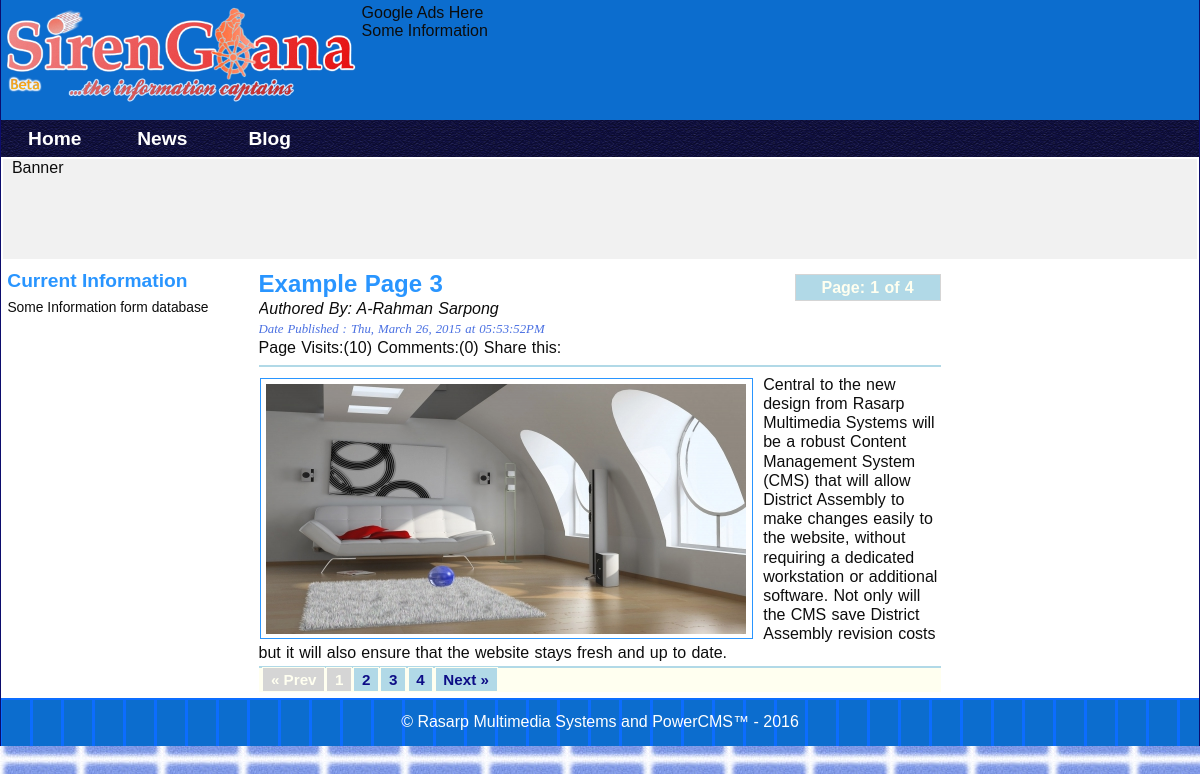
The page /?id=3&action=display&target=Blog&cpos=2 on the database its author committed.
### tables this page shows
CREATE TABLE IF NOT EXISTS `sitemenu` (
`Id` int(11) unsigned NOT NULL,
  `Nav_name` varchar(20) NOT NULL,
  `Nav_type` varchar(20) DEFAULT NULL,
  `Nav_level` int(5) DEFAULT NULL,
  `Position` int(10) NOT NULL,
  `Visible` enum('Y','N') DEFAULT NULL,
  `Featured` enum('Yes','No') NOT NULL DEFAULT 'No'
);

CREATE TABLE IF NOT EXISTS `pages` (
`Id` int(10) unsigned NOT NULL,
  `Title` varchar(255) DEFAULT NULL,
  `Content` text,
  `Source` tinytext,
  `Postedby` int(3) DEFAULT NULL,
  `Dateposted` timestamp NOT NULL DEFAULT CURRENT_TIMESTAMP ON UPDATE CURRENT_TIMESTAMP,
  `Position` int(30) DEFAULT NULL,
  `Published` enum('Y','N') DEFAULT 'N',
  `Featured` enum('Y','N') DEFAULT 'N',
  `Views` int(30) DEFAULT NULL
);

CREATE TABLE IF NOT EXISTS `users` (
`Id` int(10) unsigned NOT NULL,
  `Firstname` varchar(50) NOT NULL,
  `Lastname` varchar(40) NOT NULL,
  `Gender` varchar(6) DEFAULT NULL,
  `Username` varchar(45) NOT NULL,
  `Password` varchar(40) NOT NULL,
  `Email` varchar(50) DEFAULT 'admin@example.com',
  `Authlevel` int(2) DEFAULT NULL,
  `Status` enum('active','inactive','banned') DEFAULT 'active',
  `Lastupdated` timestamp NOT NULL DEFAULT CURRENT_TIMESTAMP ON UPDATE CURRENT_TIMESTAMP
);

### data/navigation.data.php (called while the page is built, shortened)
<?php
class Navigation extends SchemaObjects{
	  function __construct($tablename=""){
		return (!empty($tablename))?$this->getTablename($tablename):"";
	 }
	 public static function selectNavTable($tablename){
	 	    return new Navigation($tablename);
	 }
}

### config/dbcon.class.php (called while the page is built, shortened)
<?php
class MySQLDatabase{
	private $connection;
	private $query_result;
	private static $dbinstance = 0;
 	       function __construct(){
		    $mysqlconnect = new mysqli(DB_HOST,DB_USERNAME,DB_PASSWORD,DB_NAME);
		    static::$dbinstance = 1;
			$this->connection = $mysqlconnect; return static::$dbinstance;
 		}
		public function query($query=null){
		 		$this->query_result = $this->connection->query($query);
				return $this->query_result!=null?$this->query_result:"";
		}
		public function fetchObj($classname=''){
		       return $this->query_result->fetch_object($classname);
		}
		public function getNumofRows(){
		       return $this->query_result->num_rows;
		}
}
$database = new MySQLDatabase();

### config/dbobjects.class.php (called while the page is built, shortened)
<?php
class SchemaObjects{
	protected static function where($clause){
     	return " WHERE {$clause} ";
     }
	public static function countRows($whichfield=null){
	 	$query = "SELECT COUNT(*) as Totalrows FROM ".static::$tablename;
		$query .=" ".($whichfield!=null?static::where($whichfield):"");
		$result_set = static::findBySql($query);
		return (!empty($result_set))? array_shift($result_set):false;
	}
	public static function findAllRecords($addclause=''){
		$data = static::findBySql("SELECT * FROM ".static::$tablename." $addclause");
		return $data;
	 }
	public  static function findPage($perpage=1,$pageoffset=1,$addclause='',$order=''){
		    $query = "SELECT * ";
			$query .=" FROM ".static::$tablename."";
			$query .=($addclause!=null?static::where($addclause):"");
			$query .=" $order LIMIT $perpage ";
			$query .=" OFFSET $pageoffset";
			$result_set = static::findBySql($query);
			return $result_set;
	 }
	public static function specificFields(array $setfields,$whichfield = null,$order='',$limit=1){
	  $query = "SELECT ";
	  $query .= (count($setfields)>=1)?implode(",",$setfields):"*";
	  $query .=" FROM ".static::$tablename;
	  $query .=" ".($whichfield!=null?static::where($whichfield):"");
	  $query .=" $order LIMIT $limit";
	  $result_set = static::findBySql($query);
       return $result_set ;
	}
    public static function findRow($whichfield=null){
	 	$foundrow = static::findBySql("SELECT * FROM ".static::$tablename.""
	 	.($whichfield!=null?static::where($whichfield):""));
		return (!empty($foundrow))?array_shift($foundrow):false;
	 }
	 protected static function findBySql($sql=''){
	 	    global $database;
			if($database->query($sql)){
			return ($database->getNumofRows()!=0)? static::instantiate():"";
			}
	 }
 	 private static function instantiate(){
 	 	     global $database; $objects = array();
		     $classname = get_called_class();
	         while($row = $database->fetchObj("$classname")){
			    $objects[] = $row;
	     	 }
	   return $objects;
	}
}

### includes/functions.inc.php (called while the page is built, shortened)
<?php
function random_chars($length,$randmin=0){
	 $characters ="abcdefghijklmnopqrstuvwxyzABCDEFGHIJKLMNOPQRSTUVWXYZ0123456789";
	 $randchar ="";
	 for($i=0;$i<$length;$i++){
		 $randchar .= $characters[mt_rand($randmin,strlen($characters)-1)];
		 }
		return $randchar;
	}
function formatDate($origdate='',$format = "%d/%m/%Y"){
	switch($format){
	case "datetime_word": $format = "%a, %B %d, %Y at %I:%M:%S%p";
	default: $format;
	}
	if(strlen($origdate)>0){
		return strftime($format,strtotime($origdate));
	}else{ return " "; }
}
?>

### data/settings.data.php (called while the page is built, shortened)
<?php
class GlobalSettings extends SchemaObjects{
    function __construct($tablename=""){
            $this->Target      = isset($_REQUEST["target"])?strval($_REQUEST["target"]):"";
            $this->Currentpage = isset($_REQUEST["page"])?intval($_REQUEST["page"]):intval(1);
            $this->Contentpos  = isset($_REQUEST["cpos"])?intval($_REQUEST["cpos"]):intval(1);
            return (!empty($tablename))?$this->getTablename($tablename):"";
            }
}

### data/page.data.php (called while the page is built, shortened)
<?php
class Page extends SchemaObjects {
	function __construct($tablename=""){
	  return (!empty($tablename))?$this->getTablename($tablename):"";
	 }
}

### data/images.data.php (the view, shortened to what this page needs)
<?php
class Image extends SchemaObjects{
	  function __construct($tablename=""){
		  return (!empty($tablename))?$this->getTablename($tablename):"";
	  }
	public function showFullImage($getimgid=1,$imgdir=''){
	        $page_image = static::findRow("Pageid={$getimgid}");
		if($page_image) {
		 $imgdir  = $imgdir.$page_image->Imgname.".".$page_image->Extention;
	         $display_img = (strlen($page_image->Imgname)!=0)?
                         "<img src=\"$imgdir\" alt=\"".$page_image->Imgname."\" title=\"".$page_image->Imgcaption."\" width=\"".$page_image->Width."\" height=\"".$page_image->Height."\" class=\"pageimg\" />":"";
			 $display_img .= (strlen($page_image->Imgname)!=0 && $page_image->Imgcaption !=null)?"<p class=\"imgcap\">".$page_image->Imgcaption."</p>":"";
			 return $display_img;
			 }else{return ""; }
	}
}

### library/gen_url.class.php (shortened to what this page needs)
<?php
class GenerateUrl{
   private $Url;
   private $Urlparams = array();
   private $File;
   function __construct($url=""){
   	 $this->Url = $url;
   }
   private function addFile($filename=""){
   	  $this->File = $filename;
   }
   private function addUrlParams($param_name,$param_value){
  	$this->Urlparams[$param_name] = $param_value;
  }
  private function createUrl(){
  	    $url = "";
	    $url .= ($this->File !='')?$this->Url.'/'.$this->File:$this->Url;
  	    $params = $this->Urlparams;
   	     if(count($params)>0){ $index = 0;
			foreach ($params as $param_key => $param_value) {
				$url .= ($index === 0)?"?":"&";
				$url .= urlencode($param_key) ."=".urldecode($param_value);
				$index++;
			}
   	   	}
	return $url;
  }
  public static function buildLink($url,$addfile,$linktext,$param_list='',$extra_param=''){
  	$makeurl = new GenerateUrl($url);
     $makeurl->addFile($addfile);
	 if(strlen($param_list)!=0){
	 	$param_list = explode(",", $param_list);
	 	foreach ($param_list as $params) {
			$params = preg_split("/=/", $params);
			$paramkey = $params[0]; $paramval = $params[1];
		    $makeurl->addUrlParams($paramkey, $paramval);
		 }
	 }
     $linktext = (strlen($linktext)==0)?$this->createUrl():trim($linktext);
  	return "<a href=\"".$makeurl->createUrl()."\" {$extra_param}>$linktext</a>";
  }
}

### includes/html_func.inc.php (shortened to what this page needs)
<?php
function mainPageContent(){
global $template,$users,$html;
$settings = new GlobalSettings("pages");
$pgcategory = new GetTableRecord("pagecategory");
$page     = new Page("pages");
$Image = new Image("pageimgs");
$pagecat = $pgcategory::findRow("Category='$settings->Target'and Position={$settings->Contentpos}");
if($pagecat){
$tp = $settings::countRows();
$settings->Perpage = 1;
$paginate = new Pagination($settings->Currentpage,$settings->Perpage,$tp->Totalrows);
$paginate->addparam ="action=display,target=".$pagecat->Category.",cpos=".$pagecat->Position."";
$paginate->mid_range = ($tp->Totalrows>100?20:6);
$output ="";
$getid = $GLOBALS["id"]<>null?"Id=".$GLOBALS["id"]:"";
$getpages = $page::findPage($settings->Perpage,$paginate->pageOffset(),$getid,"ORDER By Id");
}
 $image_path = PAGEIMG_DIR;
 if($pagecat){
  $output .= "<div id=\"page\">";
  $output .= "{$paginate->pageofpage()}";
  if($getpages!=null){ foreach($getpages as $getpage){
		$page::$id = $getid?$getid:"Id=".$getpage->Id;
		$pagehits  = array_shift(@$page::specificFields(["Views"],$page::$id));
		if($pagehits){
		$pagehit = $pagehits->Views;
		if($pagehits->Views===0){$pagehit = 1;}else{$pagehit++;}
		$page->save();
	   }
 $users::$id = "Id={$getpage->Postedby}";;
 $author = $users::findRow($users::$id);
 $output .="<h1>{$getpage->Title}</h1>";
 		$output .="<div id=\"pagebar\"><p><i>Authored By: ".$author->Firstname." ".$author->Lastname."</i></p>
	 	<datetime class=\"dateposted\">Date Published : ".formatDate($getpage->Dateposted,"datetime_word")."</datetime>
	 	<p>Page Visits:({$pagehit})  Comments:(0) Share this:</p><hr></div>";
	 	if($Image->showFullImage($getpage->Id,$image_path)!=null)
	 	{
	 		$output .="<div class=\"imgholder\">".$Image->showFullImage($getpage->Id,$image_path)."</div>";}
	 		$output .= bbcode_parser($getpage->Content);
		}
  $output .= "</div>";
  $output .= $paginate->buildPagination();
  }else{$output ="<h1>Ooops!!! No Information posted Yet</h1>";}
  return $output;
 }
}
function getPublicNavigation($url="."){
  $navigation  = new Navigation();
  $navigation  = $navigation::selectNavTable("sitemenu");
  $public_menu = $navigation->findAllRecords("ORDER BY Position");
  $index_link  = GenerateUrl::buildLink($url,$url,"Home");
   if(!empty($public_menu)){
   	$output = "<ul id=\"navigation\"><li>$index_link</li>";
    foreach($public_menu as $pmenu){
      $make_link = GenerateUrl::buildLink($url,".",$pmenu->Nav_name,"action=view,target={$pmenu->Nav_name},cpos={$pmenu->Position},rnd=".random_chars(20));
	  $output .="<li>{$make_link}";
    }
    $output .= "</li></ul>"; return $output;
  }
}

### library/pagination.class.php (shortened to what this page needs)
<?php
class Pagination{
	private $current_page;
	private $per_page;
	private $page_range;
	public  $mid_range =7;
	private $totalcount;
	private $urlpath;
	public  $addparam;
	public function __construct($page,$per_page,$totalcount){
		   $this->current_page =(int)$page;
		   $this->per_page 	   =(int)$per_page;
		   $this->totalcount   =(int)$totalcount;
		   $this->urlpath = ".";
		   $this->page_range= $this->pageRange();
	}
	public function pageOffset(){
	 $offset = ($this->current_page-1)*$this->per_page;
	 return $offset;
	}
	private function totalPages(){
		return ceil($this->totalcount/$this->per_page);
	}
	private function previousPage(){
		return $this->current_page - 1;
	}
	private function nextPage(){
		return $this->current_page + 1;
	}
	private function hasPreviousPage(){
	 return  $this->previousPage() >= 1 ? true : false;
	}
	private function hasNextPage(){
	 return  $this->nextPage() <= $this->totalPages() ? true : false;
	}
	private function pageRange(){
		$this->start_range = $this->current_page - floor($this->mid_range/2);
		$this->end_range   = $this->current_page + floor($this->mid_range/2);
			if($this->start_range <= 0 ){
				$this->start_range = 1;
		    	$this->end_range += abs($this->start_range)+1;
			}elseif($this->end_range > $this->totalPages()){
			    $this->start_range -= $this->end_range-$this->totalPages();
		        $this->end_range   = $this->totalPages();
			}
			return range($this->start_range,$this->end_range);
	}
public function pageOfPage(){
	return "<p class =\"pgofpg\">Page: {$this->current_page} of {$this->totalPages()}</p>";
}
public function buildPagination(){
	$this->link = new  GenerateUrl;
   if($this->totalPages() >= 1 || $this->totalPages() >= 10){
    $list = "<div class=\"pagination\"><ol>";
	$list .="<li>";
    if($this->hasPreviousPage()){
		$list .="<span class=\"enabled\">".$this->link->buildLink("{$this->urlpath}",".","&laquo;Prev","page={$this->previousPage()},{$this->addparam}")."</span>";
	}else {
		$list.="<span class =\"disabled\">&laquo; Prev</span>";
	}
		 for($i=1; $i <= $this->totalPages(); $i++) {
		 	 if($i==1 || $i==$this->totalPages()||in_array($i, $this->page_range)){
			  if($i != $this->current_page){
			  $list .="<span class=\"enabled\">".$this->link->buildLink("{$this->urlpath}",".", "{$i}","page=$i,{$this->addparam}")."</span>";
			  }else{ $list .="<span class=\"disabled\">$i</span>"; }
	        }
		}
   if($this->hasNextPage()){
	   $list .= "<span class=\"enabled\">".$this->link->buildLink("{$this->urlpath}",".", "Next &raquo;","page={$this->nextPage()},{$this->addparam}")."</span>";
   }else{
	   $list .= "<span class=\"disabled\"> Next &raquo;</span>";
   }
	   $list .= "</li>";
   $list .= "<ol></div>"; return $list;
    }
  }
}

### rows shown on the page
sitemenu: Nav_name "News"
sitemenu: Nav_name "Blog", Nav_level "1"
pages: Title "Example Page 3", users.Firstname "A-Rahman", users.Lastname "Sarpong", Dateposted "Thu, March 26, 2015 at 05:53:52PM", pagehit "10", value "Central to the new design from Rasarp Multimedia Systems will be a robust Content Management System (CMS) that will allow District Assembly to make changes easily to the website, without requiring a dedicated workstation or additional software. Not only will the CMS save District Assembly revision costs but it will also ensure that the website stays fresh and up to date."

### other values the page prints
$template->getPage("PageHeader") "Google Ads Here Some Information"
$linktext "Home Next »"
$template->getPage("AsideLeft") "Current Information Some Information form database"
$this->totalPages() "4"
$linktext "2"
$linktext "3"
$linktext "4"
$template->getPage("Footer") "© Rasarp Multimedia Systems and PowerCMS™ - 2016"
